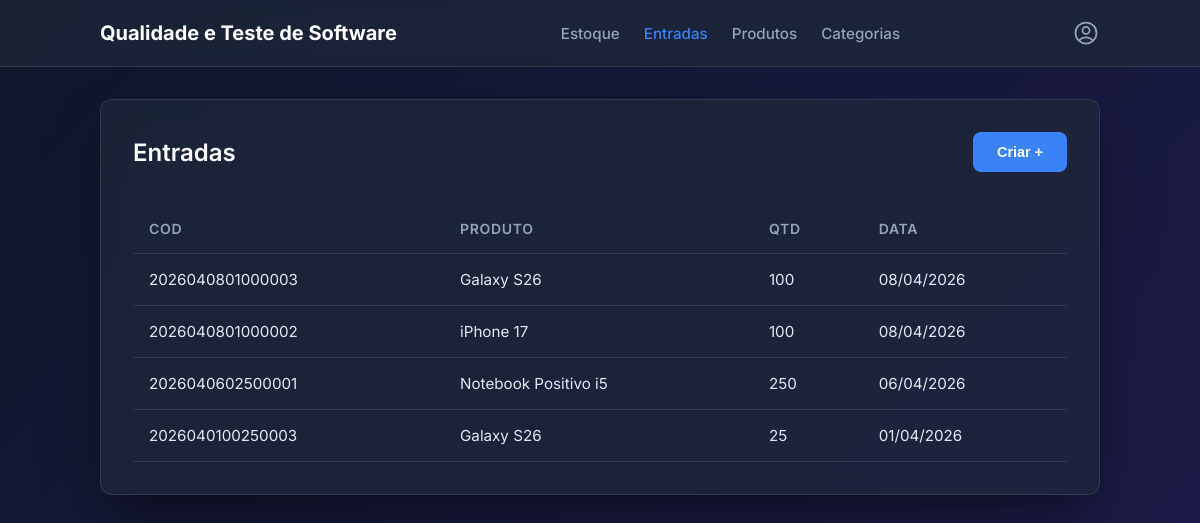
Screenshot of /entradas.php with the database file from the repository.
### tables this page shows
CREATE TABLE `entradas` (
  `id` int UNSIGNED NOT NULL,
  `cod` varchar(16) NOT NULL,
  `data_entrada` date NOT NULL,
  `qtd` int NOT NULL,
  `fk_produto` int UNSIGNED NOT NULL
);

CREATE TABLE `produtos` (
  `id` int UNSIGNED NOT NULL,
  `cod` varchar(4) NOT NULL,
  `nome` varchar(250) NOT NULL,
  `preco` decimal(19,2) NOT NULL,
  `fk_categoria` int UNSIGNED NOT NULL
);

### backend/Entradas.php (called while the page is built, shortened)
<?php
require_once "Conexao.php";
$sql = "
  SELECT
    e.cod,
    p.nome as nome_produto,
    e.qtd,
    e.data_entrada
  FROM entradas e
  INNER JOIN produtos p ON e.fk_produto = p.id
  ORDER BY e.data_entrada DESC, p.nome ASC
";
$stmt = $conn->prepare($sql);
$stmt->execute();
$entradas = $stmt->fetchAll();

### entradas.php (the view, shortened to what this page needs)
<?php require_once "backend/Entradas.php"; ?>
<!DOCTYPE html>
<html lang="pt-BR">
<head>
  <link rel="stylesheet" href="css/style.css">
</head>
<body class="dashboard-body">
  <?php
  $page = 'entradas';
  include 'components/navbar.php';
  ?>
  <div class="dashboard-container">
    <div class="dashboard-header">
      <h2>Entradas</h2>
      <button class="btn-create" onclick="openModal('modalEntradas')">Criar +</button>
    </div>
    <div class="table-responsive">
      <table class="data-table">
        <thead>
          <tr>
            <th>Cod</th>
            <th>Produto</th>
            <th>Qtd</th>
            <th>Data</th>
          </tr>
        </thead>
        <tbody>
          <?php foreach ($entradas as $e): ?>
            <tr>
              <td><?= $e['cod'] ?></td>
              <td><?= $e['nome_produto'] ?></td>
              <td><?= $e['qtd'] ?></td>
              <td><?= date("d/m/Y", strtotime($e['data_entrada'])) ?></td>
            </tr>
          <?php endforeach; ?>
        </tbody>
      </table>
    </div>
  </div>
</body>
</html>

### components/navbar.php (shortened to what this page needs)
<nav class="navbar">
  <div class="navbar-wrapper">
    <div class="navbar-brand">
      <strong>Qualidade e Teste de Software</strong>
    </div>
    <ul class="navbar-nav">
      <li><a href="estoque.php" class="nav-link <?= $page == 'estoque' ? 'active' : '' ?>">Estoque</a></li>
      <li><a href="entradas.php" class="nav-link <?= $page == 'entradas' ? 'active' : '' ?>">Entradas</a></li>
      <li><a href="produtos.php" class="nav-link <?= $page == 'produtos' ? 'active' : '' ?>">Produtos</a></li>
      <li><a href="categorias.php" class="nav-link <?= $page == 'categorias' ? 'active' : '' ?>">Categorias</a></li>
    </ul>
    <div class="navbar-user dropdown">
      <a href="#" class="user-profile dropdown-toggle" title="Opções" onclick="toggleUserDropdown(event)">
      </a>
    </div>
  </div>
</nav>

### css/style.css (style rules this page uses)
:root { --bg-color: #0f172a; --card-bg: rgba(30, 41, 59, 0.7); --text-color: #f8fafc; --input-bg: rgba(15, 23, 42, 0.6); --input-border: #334155; --primary-color: #3b82f6; --primary-hover: #2563eb; --border-radius: 12px; }
* { box-sizing: border-box; margin: 0; padding: 0; }
body { font-family: "Inter", sans-serif; background: linear-gradient(135deg, #0f172a 0%, #1e1b4b 100%); color: var(--text-color); display: flex; align-items: center; justify-content: center; min-height: 100vh; }
.dashboard-container { background: var(--card-bg); backdrop-filter: blur(10px); -webkit-backdrop-filter: blur(10px); border: 1px solid rgba(255, 255, 255, 0.1); border-radius: var(--border-radius); padding: 2rem; width: 90%; max-width: 1000px; box-shadow: 0 25px 50px -12px rgba(0, 0, 0, 0.5); }
.dashboard-header { display: flex; justify-content: space-between; align-items: center; margin-bottom: 2rem; }
.dashboard-header h2 { color: #fff; font-size: 1.5rem; font-weight: 600; }
.btn-create { background-color: var(--primary-color); color: #fff; border: none; border-radius: 8px; padding: 0.75rem 1.5rem; font-size: 0.9rem; font-weight: 600; cursor: pointer; transition: background-color 0.2s ease, transform 0.1s ease; }
.table-responsive { width: 100%; overflow-x: auto; }
.data-table { width: 100%; border-collapse: collapse; text-align: left; }
.data-table th, .data-table td { padding: 1rem; border-bottom: 1px solid rgba(255, 255, 255, 0.1); }
.data-table th { color: #94a3b8; font-weight: 600; font-size: 0.875rem; text-transform: uppercase; letter-spacing: 0.05em; }
.data-table td { color: #e2e8f0; font-size: 0.95rem; }
.data-table tbody tr { transition: background-color 0.2s ease; }
body.dashboard-body { flex-direction: column; justify-content: flex-start; }
.navbar { width: 100%; background: var(--card-bg); backdrop-filter: blur(10px); -webkit-backdrop-filter: blur(10px); border-bottom: 1px solid rgba(255, 255, 255, 0.1); position: sticky; top: 0; z-index: 100; margin-bottom: 2rem; }
.navbar-wrapper { display: flex; justify-content: space-between; align-items: center; width: 90%; max-width: 1000px; margin: 0 auto; padding: 1.2rem 0; }
.navbar-brand { font-size: 1.25rem; font-weight: 600; color: #fff; }
.navbar-nav { display: flex; list-style: none; gap: 1.5rem; }
.nav-link { color: #94a3b8; text-decoration: none; font-size: 0.95rem; font-weight: 500; transition: color 0.2s; }
.nav-link:hover, .nav-link.active { color: var(--primary-color); }
.navbar-user .user-profile { color: #94a3b8; display: flex; align-items: center; justify-content: center; transition: color 0.2s, transform 0.2s; }
.dropdown { position: relative; display: inline-block; }

### rows the page displays
entradas: cod "2026040801000003", fk_produto.nome "Galaxy S26", qtd "100", data_entrada "08/04/2026"
entradas: cod "2026040801000002", fk_produto.nome "iPhone 17", qtd "100", data_entrada "08/04/2026"
entradas: cod "2026040602500001", fk_produto.nome "Notebook Positivo i5", qtd "250", data_entrada "06/04/2026"
entradas: cod "2026040100250003", fk_produto.nome "Galaxy S26", qtd "25", data_entrada "01/04/2026"
